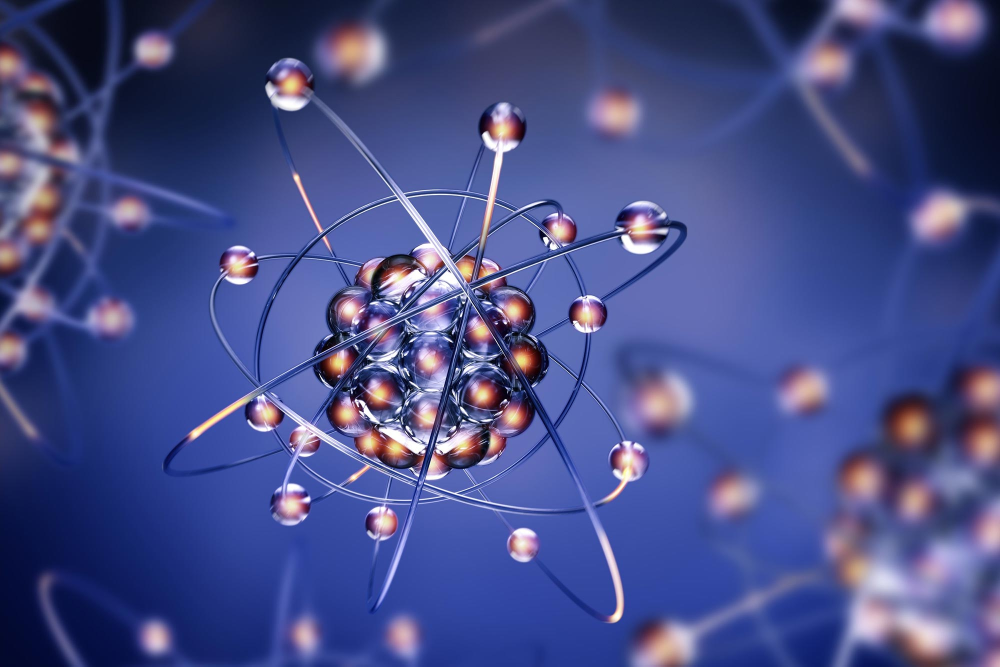
#> input picture histogram/sample.jpg, 2000 x 1333 px (shown at 1/2 size)
$ python histogramRGB.py
#> lines starting #> are read from the running program, lines starting #| are printed output that depends on the picture
from turtle import color
import cv2 as cv
import numpy as np
import matplotlib.pyplot as plt

sample = cv.imread('./sample.jpg')
#> sample is the input picture: shape (1333, 2000, 3); mean B, G, R 135.3, 78, 70.9

img = cv.resize(sample, (852, 480), interpolation=cv.INTER_AREA)
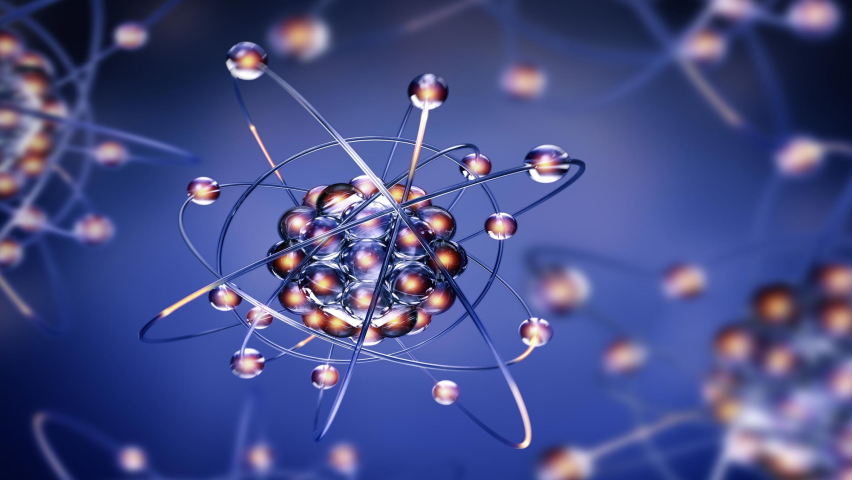
#> img: shape (480, 852, 3); mean B, G, R 135.3, 78, 70.9

# pecah 3 channel
b = img[:,:,0]
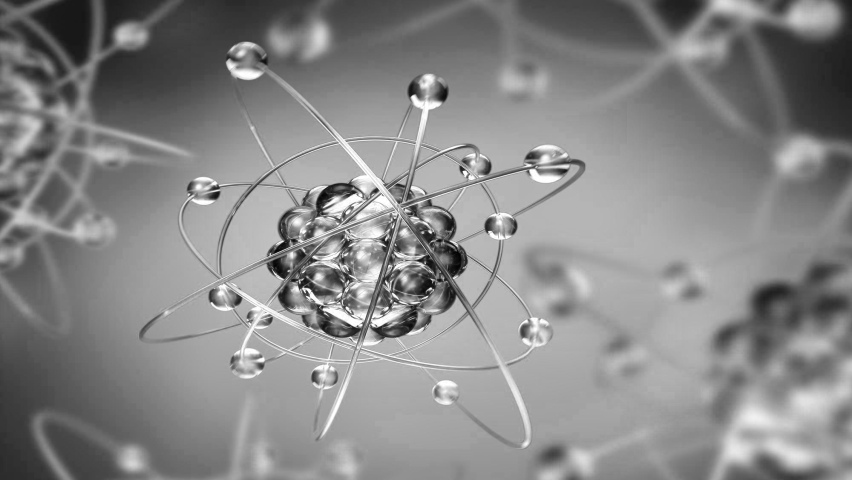
#> b: shape (480, 852); min 2, max 255, mean 135.3
g = img[:,:,1]
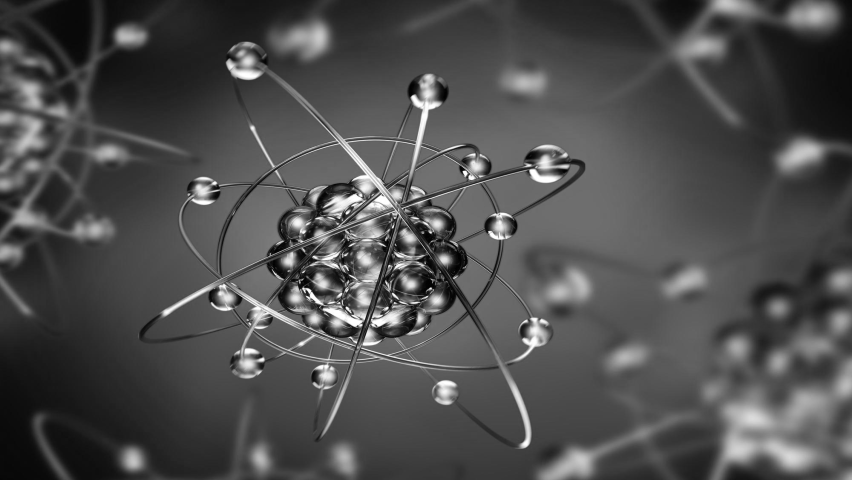
#> g: shape (480, 852); min 1, max 255, mean 78
r = img[:,:,2]
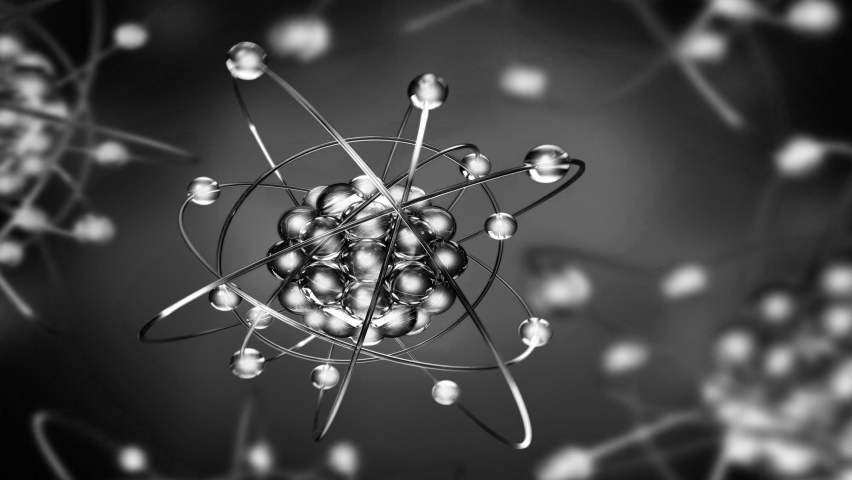
#> r: shape (480, 852); min 0, max 255, mean 70.9

# buat row dan kolom
img_row = len(img)
#> img_row = 480
img_col = len(img[0])
#> img_col = 852

# buat matrix baru untuk 3 channel
b_plot = np.zeros((256))
g_plot = np.zeros((256))
r_plot = np.zeros((256))

def rHist(r,g, b, r_plot, g_plot, b_plot):
    # telusuri channel
    for row in range(img_row):
        for col in range(img_col):
            # Ketahui isi pixel 3 channel terlebih dahulu
            pixelr = r[row, col]
            pixelg = g[row, col]
            pixelb = b[row, col]

            # update tiap nilai pixel yang sama dengan index dan tambahkan 1 (if nilai pixel = 2 == index 2 : nilai index2 + 1)
            r_plot[pixelr] += 1  / (img_row * img_col)
            g_plot[pixelg] += 1 / (img_row * img_col)
            b_plot[pixelb] += 1 / (img_row * img_col)
#> after the loop, b_plot = 256 values, max 0.013 at index 162, min 0 at index 0, mean 0.00391; g_plot = 256 values, max 0.0141 at index 72, min 0 at index 0, mean 0.00391; r_plot = 256 values, max 0.013 at index 48, min 9.78e-06 at index 0, mean 0.00391

    plt.xlabel("Value")
    plt.ylabel("Probability")
    cv.imshow("img", img)
    plt.plot(b_plot, color = (0,0,1))
    plt.plot(g_plot, color = (0,1,0))
    plt.plot(r_plot, color = (1,0,0))
    plt.show()
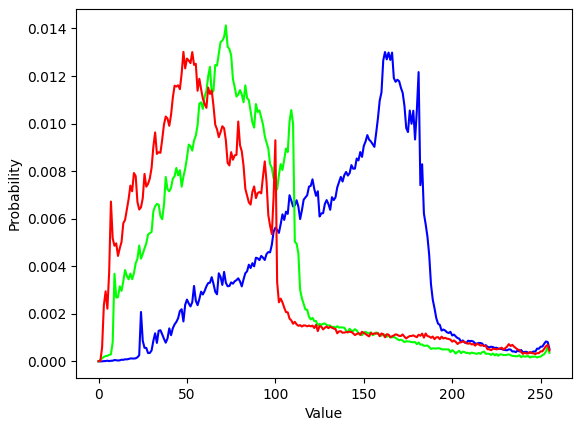
#> figure drawn by matplotlib, 1 panel; curve peaks at x = 162, y = 0.013; curve peaks at x = 72, y = 0.0141; curve peaks at x = 48, y = 0.013
    cv.waitKey(0)
rHist(r, g, b, r_plot, g_plot ,b_plot)
